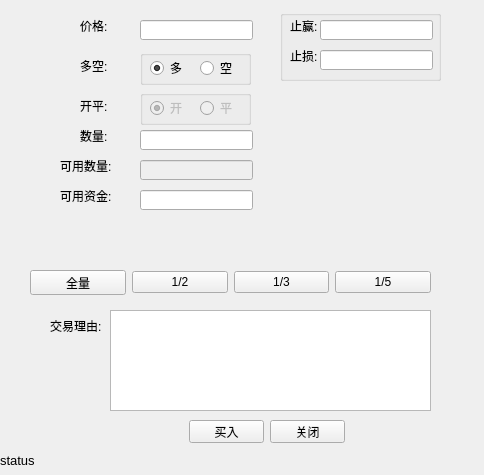
<?xml version="1.0" encoding="UTF-8"?>
<ui version="4.0">
 <class>TrainTradeForm</class>
 <widget class="QWidget" name="TrainTradeForm">
  <property name="enabled">
   <bool>true</bool>
  </property>
  <property name="geometry">
   <rect>
    <x>0</x>
    <y>0</y>
    <width>484</width>
    <height>475</height>
   </rect>
  </property>
  <property name="windowTitle">
   <string>Form</string>
  </property>
  <widget class="QLabel" name="lab_price">
   <property name="geometry">
    <rect>
     <x>80</x>
     <y>10</y>
     <width>51</width>
     <height>31</height>
    </rect>
   </property>
   <property name="text">
    <string>价格:</string>
   </property>
  </widget>
  <widget class="QLineEdit" name="le_price">
   <property name="geometry">
    <rect>
     <x>140</x>
     <y>20</y>
     <width>113</width>
     <height>20</height>
    </rect>
   </property>
  </widget>
  <widget class="QLineEdit" name="le_qty">
   <property name="geometry">
    <rect>
     <x>140</x>
     <y>130</y>
     <width>113</width>
     <height>20</height>
    </rect>
   </property>
  </widget>
  <widget class="QLabel" name="lab_qty">
   <property name="geometry">
    <rect>
     <x>80</x>
     <y>120</y>
     <width>51</width>
     <height>31</height>
    </rect>
   </property>
   <property name="text">
    <string>数量:</string>
   </property>
  </widget>
  <widget class="QLabel" name="lab_capital_ava">
   <property name="geometry">
    <rect>
     <x>60</x>
     <y>180</y>
     <width>51</width>
     <height>31</height>
    </rect>
   </property>
   <property name="text">
    <string>可用资金:</string>
   </property>
  </widget>
  <widget class="QLineEdit" name="le_capital_ava">
   <property name="geometry">
    <rect>
     <x>140</x>
     <y>190</y>
     <width>113</width>
     <height>20</height>
    </rect>
   </property>
  </widget>
  <widget class="QLabel" name="label_reason">
   <property name="geometry">
    <rect>
     <x>50</x>
     <y>310</y>
     <width>51</width>
     <height>31</height>
    </rect>
   </property>
   <property name="text">
    <string>交易理由:</string>
   </property>
  </widget>
  <widget class="QTextEdit" name="textEdit_reason">
   <property name="geometry">
    <rect>
     <x>110</x>
     <y>310</y>
     <width>321</width>
     <height>101</height>
    </rect>
   </property>
  </widget>
  <widget class="QPushButton" name="pbtn_close">
   <property name="geometry">
    <rect>
     <x>270</x>
     <y>420</y>
     <width>75</width>
     <height>23</height>
    </rect>
   </property>
   <property name="text">
    <string>关闭</string>
   </property>
  </widget>
  <widget class="QPushButton" name="pbt_trade">
   <property name="geometry">
    <rect>
     <x>189</x>
     <y>420</y>
     <width>75</width>
     <height>23</height>
    </rect>
   </property>
   <property name="text">
    <string>买入</string>
   </property>
  </widget>
  <widget class="QWidget" name="layoutWidget">
   <property name="geometry">
    <rect>
     <x>30</x>
     <y>270</y>
     <width>401</width>
     <height>25</height>
    </rect>
   </property>
   <layout class="QHBoxLayout" name="horizontalLayout">
    <item>
     <widget class="QPushButton" name="pbt_all">
      <property name="text">
       <string>全量</string>
      </property>
     </widget>
    </item>
    <item>
     <widget class="QPushButton" name="pbtn_qty_half">
      <property name="text">
       <string>1/2</string>
      </property>
     </widget>
    </item>
    <item>
     <widget class="QPushButton" name="pbtn_qty_one_third">
      <property name="text">
       <string>1/3</string>
      </property>
     </widget>
    </item>
    <item>
     <widget class="QPushButton" name="pbtn_qty_one_fifth">
      <property name="text">
       <string>1/5</string>
      </property>
     </widget>
    </item>
   </layout>
  </widget>
  <widget class="QLabel" name="lab_status">
   <property name="geometry">
    <rect>
     <x>0</x>
     <y>450</y>
     <width>481</width>
     <height>20</height>
    </rect>
   </property>
   <property name="font">
    <font>
     <pointsize>10</pointsize>
    </font>
   </property>
   <property name="text">
    <string>status</string>
   </property>
  </widget>
  <widget class="QLabel" name="lab_qty_ava_2">
   <property name="geometry">
    <rect>
     <x>80</x>
     <y>50</y>
     <width>31</width>
     <height>31</height>
    </rect>
   </property>
   <property name="text">
    <string>多空:</string>
   </property>
  </widget>
  <widget class="QGroupBox" name="groupBox">
   <property name="geometry">
    <rect>
     <x>140</x>
     <y>50</y>
     <width>111</width>
     <height>35</height>
    </rect>
   </property>
   <property name="title">
    <string/>
   </property>
   <widget class="QRadioButton" name="radioBtn_long">
    <property name="geometry">
     <rect>
      <x>10</x>
      <y>10</y>
      <width>41</width>
      <height>16</height>
     </rect>
    </property>
    <property name="text">
     <string>多</string>
    </property>
    <property name="checked">
     <bool>true</bool>
    </property>
   </widget>
   <widget class="QRadioButton" name="radioBtn_short">
    <property name="geometry">
     <rect>
      <x>60</x>
      <y>10</y>
      <width>41</width>
      <height>16</height>
     </rect>
    </property>
    <property name="text">
     <string>空</string>
    </property>
   </widget>
  </widget>
  <widget class="QGroupBox" name="groupBox_2">
   <property name="enabled">
    <bool>true</bool>
   </property>
   <property name="geometry">
    <rect>
     <x>140</x>
     <y>90</y>
     <width>111</width>
     <height>35</height>
    </rect>
   </property>
   <property name="title">
    <string/>
   </property>
   <widget class="QRadioButton" name="radioBtn_open">
    <property name="enabled">
     <bool>false</bool>
    </property>
    <property name="geometry">
     <rect>
      <x>10</x>
      <y>10</y>
      <width>41</width>
      <height>16</height>
     </rect>
    </property>
    <property name="text">
     <string>开</string>
    </property>
    <property name="checked">
     <bool>true</bool>
    </property>
   </widget>
   <widget class="QRadioButton" name="radioBtn_close">
    <property name="enabled">
     <bool>false</bool>
    </property>
    <property name="geometry">
     <rect>
      <x>60</x>
      <y>10</y>
      <width>41</width>
      <height>16</height>
     </rect>
    </property>
    <property name="text">
     <string>平</string>
    </property>
   </widget>
  </widget>
  <widget class="QLabel" name="lab_qty_ava_3">
   <property name="geometry">
    <rect>
     <x>80</x>
     <y>90</y>
     <width>31</width>
     <height>31</height>
    </rect>
   </property>
   <property name="text">
    <string>开平:</string>
   </property>
  </widget>
  <widget class="QLabel" name="lab_qty_2">
   <property name="geometry">
    <rect>
     <x>60</x>
     <y>150</y>
     <width>51</width>
     <height>31</height>
    </rect>
   </property>
   <property name="text">
    <string>可用数量:</string>
   </property>
  </widget>
  <widget class="QLineEdit" name="le_qty_ava">
   <property name="enabled">
    <bool>false</bool>
   </property>
   <property name="geometry">
    <rect>
     <x>140</x>
     <y>160</y>
     <width>113</width>
     <height>20</height>
    </rect>
   </property>
  </widget>
  <widget class="QGroupBox" name="groupBox_3">
   <property name="geometry">
    <rect>
     <x>280</x>
     <y>10</y>
     <width>161</width>
     <height>71</height>
    </rect>
   </property>
   <property name="title">
    <string/>
   </property>
   <widget class="QLabel" name="lab_price_2">
    <property name="geometry">
     <rect>
      <x>10</x>
      <y>0</y>
      <width>31</width>
      <height>31</height>
     </rect>
    </property>
    <property name="text">
     <string>止赢:</string>
    </property>
   </widget>
   <widget class="QLineEdit" name="le_stop_profit">
    <property name="geometry">
     <rect>
      <x>40</x>
      <y>10</y>
      <width>113</width>
      <height>20</height>
     </rect>
    </property>
   </widget>
   <widget class="QLabel" name="lab_price_3">
    <property name="geometry">
     <rect>
      <x>10</x>
      <y>30</y>
      <width>31</width>
      <height>31</height>
     </rect>
    </property>
    <property name="text">
     <string>止损:</string>
    </property>
   </widget>
   <widget class="QLineEdit" name="le_stop_loss">
    <property name="geometry">
     <rect>
      <x>40</x>
      <y>40</y>
      <width>113</width>
      <height>20</height>
     </rect>
    </property>
   </widget>
   <zorder>le_stop_profit</zorder>
   <zorder>lab_price_2</zorder>
   <zorder>lab_price_2</zorder>
   <zorder>le_stop_profit</zorder>
   <zorder>lab_price_3</zorder>
   <zorder>le_stop_loss</zorder>
  </widget>
  <zorder>lab_price</zorder>
  <zorder>le_price</zorder>
  <zorder>le_qty</zorder>
  <zorder>lab_qty</zorder>
  <zorder>lab_capital_ava</zorder>
  <zorder>le_capital_ava</zorder>
  <zorder>label_reason</zorder>
  <zorder>textEdit_reason</zorder>
  <zorder>pbtn_close</zorder>
  <zorder>pbt_trade</zorder>
  <zorder>layoutWidget</zorder>
  <zorder>lab_status</zorder>
  <zorder>lab_qty_ava_2</zorder>
  <zorder>groupBox</zorder>
  <zorder>radioBtn_long_5</zorder>
  <zorder>groupBox_2</zorder>
  <zorder>lab_qty_ava_3</zorder>
  <zorder>lab_qty_2</zorder>
  <zorder>le_qty_ava</zorder>
  <zorder>groupBox_3</zorder>
 </widget>
 <resources/>
 <connections/>
</ui>
